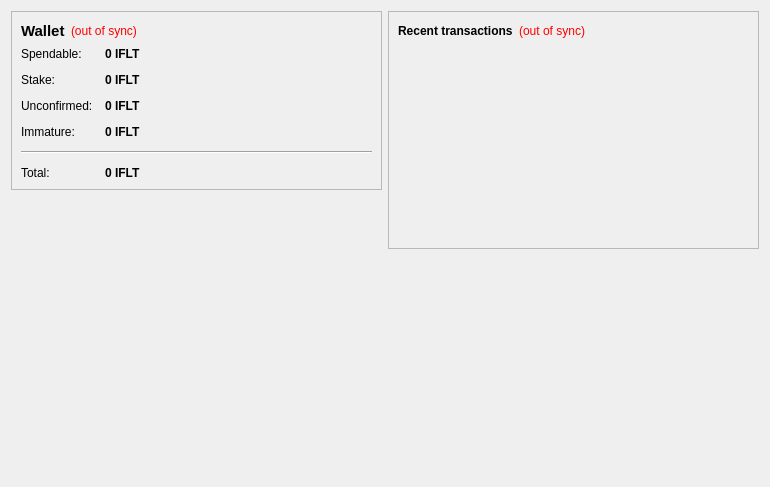
<?xml version="1.0" encoding="UTF-8"?>
<ui version="4.0">
 <class>OverviewPage</class>
 <widget class="QWidget" name="OverviewPage">
  <property name="geometry">
   <rect>
    <x>0</x>
    <y>0</y>
    <width>770</width>
    <height>487</height>
   </rect>
  </property>
  <property name="windowTitle">
   <string>Form</string>
  </property>
  <layout class="QHBoxLayout" name="horizontalLayout" stretch="1,1">
   <item>
    <layout class="QVBoxLayout" name="verticalLayout_2">
     <item>
      <widget class="QFrame" name="frame">
       <property name="frameShape">
        <enum>QFrame::StyledPanel</enum>
       </property>
       <property name="frameShadow">
        <enum>QFrame::Raised</enum>
       </property>
       <layout class="QVBoxLayout" name="verticalLayout_4">
        <item>
         <layout class="QHBoxLayout" name="horizontalLayout_4">
          <item>
           <widget class="QLabel" name="label_5">
            <property name="font">
             <font>
              <pointsize>11</pointsize>
              <weight>75</weight>
              <bold>true</bold>
             </font>
            </property>
            <property name="text">
             <string>Wallet</string>
            </property>
           </widget>
          </item>
          <item>
           <widget class="QLabel" name="labelWalletStatus">
            <property name="toolTip">
             <string>The displayed information may be out of date. Your wallet automatically synchronizes with the INTICOIN network after a connection is established, but this process has not completed yet.</string>
            </property>
            <property name="styleSheet">
             <string notr="true">QLabel { color: red; }</string>
            </property>
            <property name="text">
             <string notr="true">(out of sync)</string>
            </property>
            <property name="alignment">
             <set>Qt::AlignLeading|Qt::AlignLeft|Qt::AlignVCenter</set>
            </property>
           </widget>
          </item>
          <item>
           <spacer name="horizontalSpacer_2">
            <property name="orientation">
             <enum>Qt::Horizontal</enum>
            </property>
            <property name="sizeHint" stdset="0">
             <size>
              <width>40</width>
              <height>20</height>
             </size>
            </property>
           </spacer>
          </item>
         </layout>
        </item>
        <item>
         <layout class="QFormLayout" name="formLayout_2">
          <property name="fieldGrowthPolicy">
           <enum>QFormLayout::AllNonFixedFieldsGrow</enum>
          </property>
          <property name="horizontalSpacing">
           <number>12</number>
          </property>
          <property name="verticalSpacing">
           <number>12</number>
          </property>
          <item row="0" column="0">
           <widget class="QLabel" name="label">
            <property name="text">
             <string>Spendable:</string>
            </property>
           </widget>
          </item>
          <item row="0" column="1">
           <widget class="QLabel" name="labelBalance">
            <property name="font">
             <font>
              <weight>75</weight>
              <bold>true</bold>
             </font>
            </property>
            <property name="cursor">
             <cursorShape>IBeamCursor</cursorShape>
            </property>
            <property name="toolTip">
             <string>Your current spendable balance</string>
            </property>
            <property name="text">
             <string notr="true">0 IFLT</string>
            </property>
            <property name="textInteractionFlags">
             <set>Qt::LinksAccessibleByMouse|Qt::TextSelectableByKeyboard|Qt::TextSelectableByMouse</set>
            </property>
           </widget>
          </item>
          <item row="1" column="0">
           <widget class="QLabel" name="label_6">
            <property name="text">
             <string>Stake:</string>
            </property>
           </widget>
          </item>
          <item row="1" column="1">
           <widget class="QLabel" name="labelStake">
            <property name="font">
             <font>
              <weight>75</weight>
              <bold>true</bold>
             </font>
            </property>
            <property name="cursor">
             <cursorShape>IBeamCursor</cursorShape>
            </property>
            <property name="toolTip">
             <string>Total of coins that was staked, and do not yet count toward the current balance</string>
            </property>
            <property name="text">
             <string notr="true">0 IFLT</string>
            </property>
            <property name="textInteractionFlags">
             <set>Qt::LinksAccessibleByMouse|Qt::TextSelectableByKeyboard|Qt::TextSelectableByMouse</set>
            </property>
           </widget>
          </item>
          <item row="2" column="0">
           <widget class="QLabel" name="label_3">
            <property name="text">
             <string>Unconfirmed:</string>
            </property>
           </widget>
          </item>
          <item row="2" column="1">
           <widget class="QLabel" name="labelUnconfirmed">
            <property name="font">
             <font>
              <weight>75</weight>
              <bold>true</bold>
             </font>
            </property>
            <property name="cursor">
             <cursorShape>IBeamCursor</cursorShape>
            </property>
            <property name="toolTip">
             <string>Total of transactions that have yet to be confirmed, and do not yet count toward the current balance</string>
            </property>
            <property name="text">
             <string notr="true">0 IFLT</string>
            </property>
            <property name="textInteractionFlags">
             <set>Qt::LinksAccessibleByMouse|Qt::TextSelectableByKeyboard|Qt::TextSelectableByMouse</set>
            </property>
           </widget>
          </item>
          <item row="3" column="0">
           <widget class="QLabel" name="labelImmatureText">
            <property name="text">
             <string>Immature:</string>
            </property>
           </widget>
          </item>
          <item row="3" column="1">
           <widget class="QLabel" name="labelImmature">
            <property name="font">
             <font>
              <weight>75</weight>
              <bold>true</bold>
             </font>
            </property>
            <property name="toolTip">
             <string>Mined balance that has not yet matured</string>
            </property>
            <property name="text">
             <string notr="true">0 IFLT</string>
            </property>
            <property name="textInteractionFlags">
             <set>Qt::LinksAccessibleByMouse|Qt::TextSelectableByKeyboard|Qt::TextSelectableByMouse</set>
            </property>
           </widget>
          </item>
          <item row="4" column="0" colspan="2">
           <widget class="Line" name="line">
            <property name="orientation">
             <enum>Qt::Horizontal</enum>
            </property>
           </widget>
          </item>
          <item row="5" column="0">
           <widget class="QLabel" name="labelTotalText">
            <property name="text">
             <string>Total:</string>
            </property>
           </widget>
          </item>
          <item row="5" column="1">
           <widget class="QLabel" name="labelTotal">
            <property name="font">
             <font>
              <weight>75</weight>
              <bold>true</bold>
             </font>
            </property>
            <property name="cursor">
             <cursorShape>IBeamCursor</cursorShape>
            </property>
            <property name="toolTip">
             <string>Your current total balance</string>
            </property>
            <property name="text">
             <string notr="true">0 IFLT</string>
            </property>
            <property name="textInteractionFlags">
             <set>Qt::LinksAccessibleByMouse|Qt::TextSelectableByKeyboard|Qt::TextSelectableByMouse</set>
            </property>
           </widget>
          </item>
         </layout>
        </item>
       </layout>
      </widget>
     </item>
     <item>
      <spacer name="verticalSpacer">
       <property name="orientation">
        <enum>Qt::Vertical</enum>
       </property>
       <property name="sizeHint" stdset="0">
        <size>
         <width>20</width>
         <height>40</height>
        </size>
       </property>
      </spacer>
     </item>
     <item>
      <widget class="QLabel" name="label_6">
       <property name="text">
        <string/>
       </property>
       <property name="pixmap">
        <pixmap resource="../bitcoin.qrc">:/images/backg</pixmap>
       </property>
       <property name="scaledContents">
        <bool>false</bool>
       </property>
       <property name="alignment">
        <set>Qt::AlignCenter</set>
       </property>
       <property name="margin">
        <number>-2</number>
       </property>
      </widget>
     </item>
    </layout>
   </item>
   <item>
    <layout class="QVBoxLayout" name="verticalLayout_3">
     <item>
      <widget class="QFrame" name="frame_2">
       <property name="frameShape">
        <enum>QFrame::StyledPanel</enum>
       </property>
       <property name="frameShadow">
        <enum>QFrame::Raised</enum>
       </property>
       <layout class="QVBoxLayout" name="verticalLayout">
        <item>
         <layout class="QHBoxLayout" name="horizontalLayout_2">
          <item>
           <widget class="QLabel" name="label_4">
            <property name="text">
             <string>&lt;b&gt;Recent transactions&lt;/b&gt;</string>
            </property>
           </widget>
          </item>
          <item>
           <widget class="QLabel" name="labelTransactionsStatus">
            <property name="toolTip">
             <string>The displayed information may be out of date. Your wallet automatically synchronizes with the INTICOIN network after a connection is established, but this process has not completed yet.</string>
            </property>
            <property name="styleSheet">
             <string notr="true">QLabel { color: red; }</string>
            </property>
            <property name="text">
             <string notr="true">(out of sync)</string>
            </property>
            <property name="alignment">
             <set>Qt::AlignRight|Qt::AlignTrailing|Qt::AlignVCenter</set>
            </property>
           </widget>
          </item>
          <item>
           <spacer name="horizontalSpacer">
            <property name="orientation">
             <enum>Qt::Horizontal</enum>
            </property>
            <property name="sizeHint" stdset="0">
             <size>
              <width>40</width>
              <height>20</height>
             </size>
            </property>
           </spacer>
          </item>
         </layout>
        </item>
        <item>
         <widget class="QListView" name="listTransactions">
          <property name="styleSheet">
           <string notr="true">QListView { background: transparent; }</string>
          </property>
          <property name="frameShape">
           <enum>QFrame::NoFrame</enum>
          </property>
          <property name="verticalScrollBarPolicy">
           <enum>Qt::ScrollBarAlwaysOff</enum>
          </property>
          <property name="horizontalScrollBarPolicy">
           <enum>Qt::ScrollBarAlwaysOff</enum>
          </property>
          <property name="selectionMode">
           <enum>QAbstractItemView::NoSelection</enum>
          </property>
         </widget>
        </item>
       </layout>
      </widget>
     </item>
     <item>
      <spacer name="verticalSpacer_2">
       <property name="orientation">
        <enum>Qt::Vertical</enum>
       </property>
       <property name="sizeHint" stdset="0">
        <size>
         <width>20</width>
         <height>40</height>
        </size>
       </property>
      </spacer>
     </item>
    </layout>
   </item>
  </layout>
 </widget>
 <resources/>
 <connections/>
</ui>
